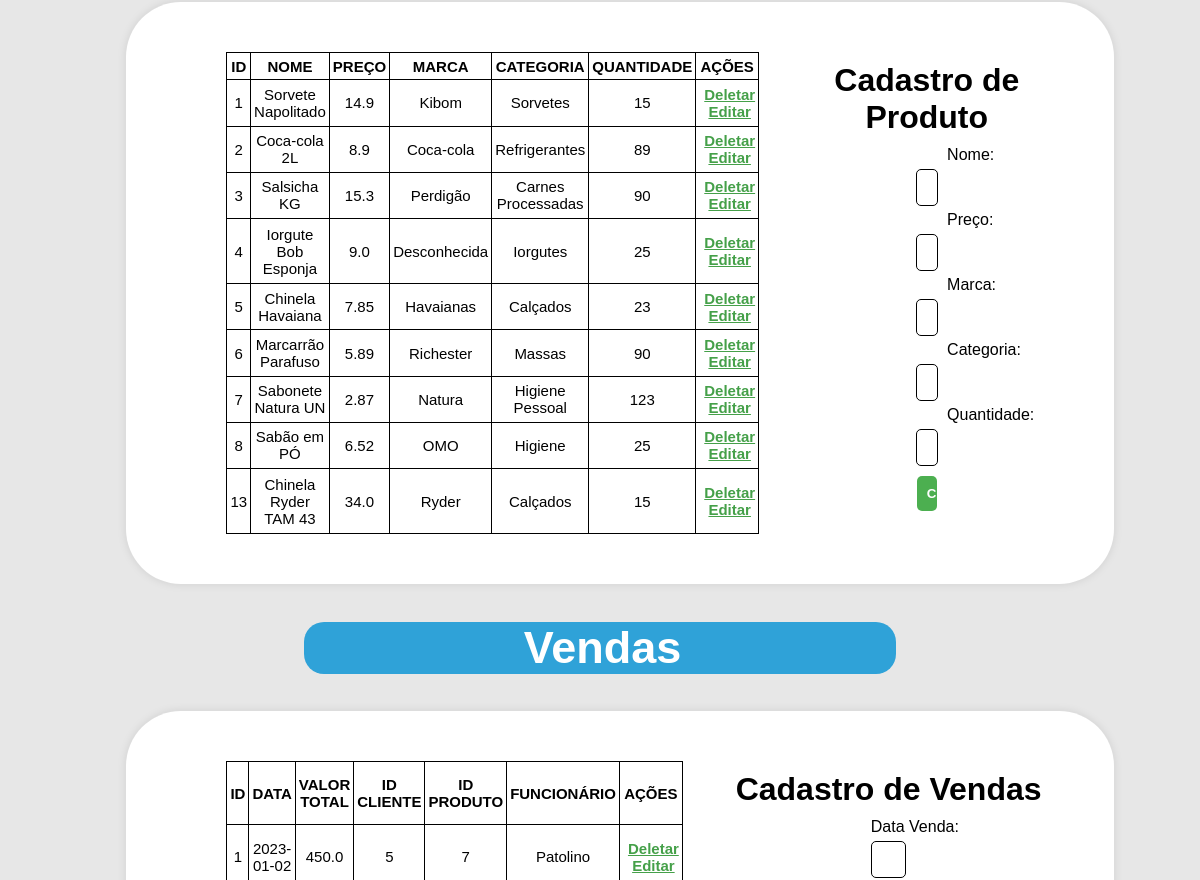
Before: / (middle part) with the older database file.
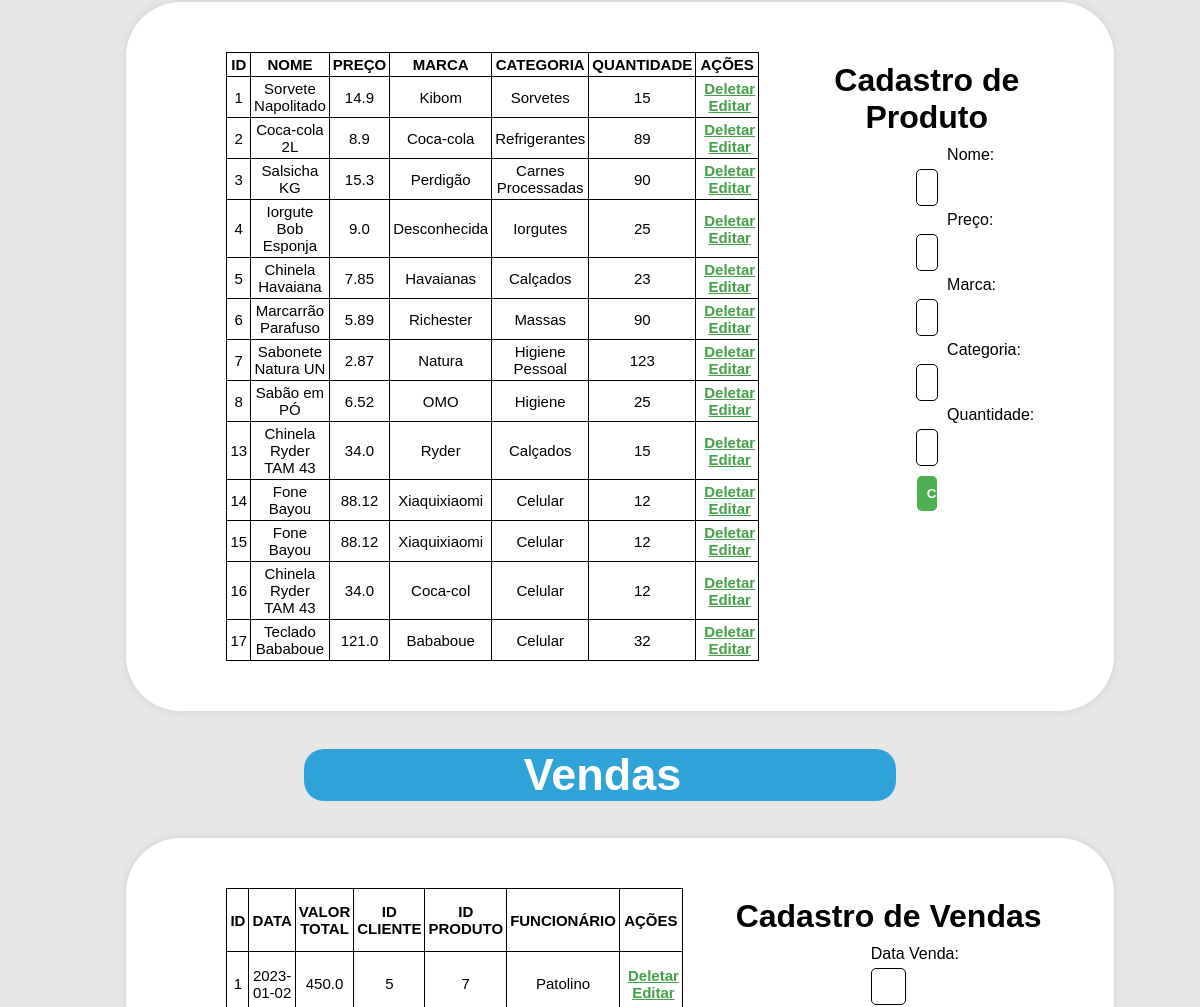
After: the same page with the newer database file.
### tables this page shows
CREATE TABLE produto(
                        idprod INTEGER PRIMARY KEY AUTOINCREMENT,
                        nome TEXT NOT NULL,
                        preco REAL NOT NULL,
                        marca TEXT NOT NULL,
                        categoria TEXT NOT NULL,
                        qtd INTEGER NOT NULL
                );

CREATE TABLE venda(
                idvenda INTEGER PRIMARY KEY AUTOINCREMENT,
                data_venda DATE NOT NULL,
                valor_total REAL NOT NULL,
                idcliente INTEGER,
                idprod INTEGER,
                nomeFunc TEXT,
                FOREIGN KEY (idcliente) references cliente(idcliente),
                FOREIGN KEY (idprod) references produto(idprod)
    );

### app.py (the view)
@app.route('/')
def home():
  banco = sqlite3 .connect('vendas.db')
  cursor = banco.cursor()
  cursor.execute('SELECT * FROM cliente')
  cliente = cursor.fetchall()
  cursor.execute('SELECT * FROM produto')
  produto = cursor.fetchall()
  cursor.execute('SELECT * FROM venda')
  venda = cursor.fetchall()
  banco.close()
  return render_template('home.html', cliente = cliente, produto = produto, venda = venda)

### templates/home.html (shortened to what this page needs)
<!DOCTYPE html>
<html lang="en">
<head>
    <link rel="stylesheet" type="text/css" href="{{ url_for('static', filename='css/style.css') }}">
</head>
<body>
    <div class="container">
        <div class="table-div">
            <table class="tables">
                <tr>
                    <th>ID</th>
                    <th>NOME</th>
                    <th>PREÇO</th>
                    <th>MARCA</th>
                    <th>CATEGORIA</th>
                    <th>QUANTIDADE</th>
                    <th>AÇÕES</th>
                </tr>
                {% for row in produto %}
                <tr>
                    <td>{{row[0]}}</td>
                    <td>{{row[1]}}</td>
                    <td>{{row[2]}}</td>
                    <td>{{row[3]}}</td>
                    <td>{{row[4]}}</td>
                    <td>{{row[5]}}</td>
                    <td>
                        <div class="buttons-table">
                            <a href="{{url_for('delProduto', id=row[0])}}" id="del">Deletar</a>
                            <a href="{{url_for('editarProduto', id=row[0])}}" id="edit">Editar</a>
                        </div>
                    </td>
                </tr>
                {% endfor %}
            </table>
            <form method="post" action="{{url_for('cadProduto')}}" class="form">
                <h1>Cadastro de Produto</h1>
                <label for="Nome" name="nomeProduto">Nome:</label>
                <input type="text" name="nomeProduto" required>
                <label for="Preço" name="preco">Preço:</label>
                <input type="text" name="preco" required>
                <label for="Marca" name="marca">Marca:</label>
                <input type="text" name="marca" required>
                <label for="Categoria" name="categoria">Categoria:</label>
                <input type="text" name="categoria" required>
                <label for="Quantidade" name="quantidade">Quantidade:</label>
                <input type="tel" name="quantidade" required><br>
                <input type="submit" value="CADASTRAR">
            </form>
        </div>
        <div class="title"><h2>Vendas</h2></div>
        <div class="table-div">
            <table class="tables">
                <tr>
                    <th>ID</th>
                    <th>DATA</TH>
                    <th>VALOR TOTAL</th>
                    <th>ID CLIENTE</th>
                    <th>ID PRODUTO</th>
                    <th>FUNCIONÁRIO</th>
                    <th>AÇÕES</th>
                </tr>
                {% for row in venda %}
                <tr>
                    <td>{{row[0]}}</td>
                    <td>{{row[1]}}</td>
                    <td>{{row[2]}}</td>
                    <td>{{row[3]}}</td>
                    <td>{{row[4]}}</td>
                    <td>{{row[5]}}</td>
                    <td>
                        <div class="buttons-table">
                            <a href="{{url_for('delVenda', id=row[0])}}" id="del">Deletar</a>
                            <a href="{{url_for('editarVenda', id=row[0])}}" id="edit">Editar</a>
                        </div>
                    </td>
                </tr>
                {% endfor %}
            </table>
            <form method="post" action="{{url_for('cadVenda')}}" class="form">
                <h1>Cadastro de Vendas</h1>
                <label for="Data" name="dataVenda">Data Venda:</label>
                <input type="text" name="dataVenda" required>
                <input type="text" name="nomeFunc" required><br>
            </form>
        </div>
    </div>
</body>
</html>

### static/css/style.css (style rules this page uses)
body { font-family: Verdana, Geneva, Tahoma, sans-serif; background-color: rgb(231, 231, 231); align-items: center; }
.title { display: inline-block; width: 50%; text-align: center; margin-left: 25%; margin-bottom: 0px; }
h2 { background-color: #2fa2d8; text-align: center; font-size: 45px; color: white; border-radius: 20px; padding-left: 5px; }
.buttons-table #del, #edit { font-size: 15px; margin-left: 5px; color: #45a049; border-radius: 5px; font-weight: bold; }
td:nth-child(7) { background-color: #ffffff; width: 150px; }
.table-div { display: flex; flex-direction: row; box-shadow: 0px 0px 10px rgba(0, 0, 0, 0.1); background-color: #ffffff; border-radius: 55px; padding: 50px; width: 75%; margin-left: 10%; }
.form { align-items: center; text-align: center; width: 650px; margin-top: 2px; padding: 10px; border-radius: 10px; margin-bottom: 15px; }
.form h1 { margin-top: 0px; margin-bottom: 10px; }
.form label { padding-left: 150px; display: flex; margin-bottom: 5px; }
.form input[type="text"], .form input[type="tel"] { width: calc(100% - 300px); padding: 10px; margin-bottom: 5px; box-sizing: border-box; border: 1px solid; border-radius: 5px; }
.form input[type="submit"] { font-weight: bold; margin-top: 5px; width: calc(100% - 300px); padding: 10px; background-color: #4CAF50; color: white; border: none; border-radius: 5px; cursor: pointer; }
.form { margin-left: 30px; margin-bottom: 15px; padding: 8px; border-radius: 4px; }
.tables { text-align: center; border-collapse: collapse ; border-color: black; width: 70%; margin-left: 50px; }

Changed rows visible on the page:
added produto: idprod "14", nome "Fone Bayou", preco "88.12", marca "Xiaquixiaomi", categoria "Celular", qtd "12"
added produto: idprod "15", nome "Fone Bayou", preco "88.12", marca "Xiaquixiaomi", categoria "Celular", qtd "12"
added produto: idprod "16", nome "Chinela Ryder TAM 43", preco "34.0", marca "Coca-col", categoria "Celular", qtd "12"
added produto: idprod "17", nome "Teclado Bababoue", preco "121.0", marca "Bababoue", categoria "Celular", qtd "32"
